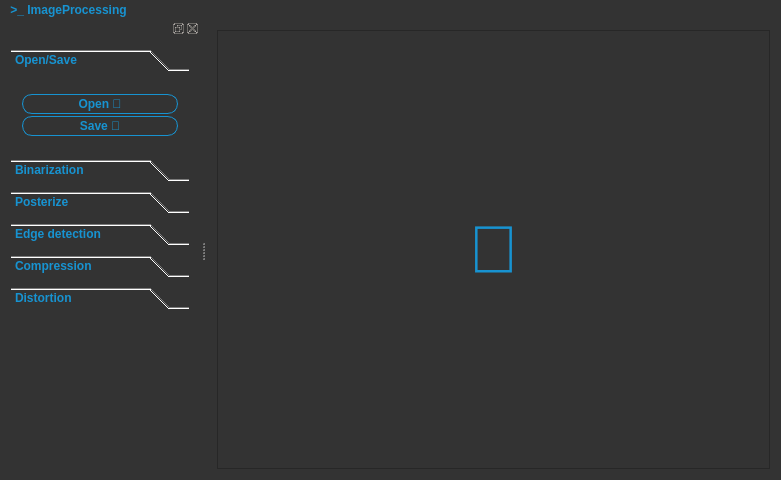
<?xml version="1.0" encoding="UTF-8"?>
<ui version="4.0">
 <class>MainWindow</class>
 <widget class="QMainWindow" name="MainWindow">
  <property name="geometry">
   <rect>
    <x>0</x>
    <y>0</y>
    <width>781</width>
    <height>480</height>
   </rect>
  </property>
  <property name="minimumSize">
   <size>
    <width>640</width>
    <height>480</height>
   </size>
  </property>
  <property name="font">
   <font>
    <pointsize>50</pointsize>
    <weight>50</weight>
    <italic>false</italic>
    <bold>false</bold>
   </font>
  </property>
  <property name="windowTitle">
   <string>&gt;_ImageProcessing</string>
  </property>
  <property name="autoFillBackground">
   <bool>false</bool>
  </property>
  <property name="styleSheet">
   <string notr="true">#MainWindow {
	background:#333333;
}

QWidget { 
	color : #1793D1;
	background:#333333;
	font: &quot;Terminus (TTF)&quot;;
 }

QPushButton {
	border : 1px solid #1793D1;
	border-radius: 10px;
	padding: 2px;
}

QPushButton:hover {
	background:#1793D1;
	color: white;
}

QMenuBar {
	font: 75 14pt &quot;Terminus (TTF)&quot;;
	color : #1793D1;
	background: #333333;
    font-weight:bold;
}

</string>
  </property>
  <property name="unifiedTitleAndToolBarOnMac">
   <bool>false</bool>
  </property>
  <widget class="QWidget" name="centralWidget">
   <property name="styleSheet">
    <string notr="true">#centralWidget{
background:#333333;
}</string>
   </property>
   <layout class="QVBoxLayout" name="verticalLayout_7">
    <item>
     <widget class="QFrame" name="frame">
      <property name="toolTipDuration">
       <number>-1</number>
      </property>
      <property name="styleSheet">
       <string notr="true">#frame {
background:#333333;
}</string>
      </property>
      <property name="frameShape">
       <enum>QFrame::StyledPanel</enum>
      </property>
      <property name="frameShadow">
       <enum>QFrame::Raised</enum>
      </property>
      <property name="lineWidth">
       <number>0</number>
      </property>
      <layout class="QGridLayout" name="gridLayout">
       <property name="leftMargin">
        <number>10</number>
       </property>
       <property name="topMargin">
        <number>10</number>
       </property>
       <property name="rightMargin">
        <number>10</number>
       </property>
       <property name="bottomMargin">
        <number>10</number>
       </property>
       <property name="spacing">
        <number>0</number>
       </property>
       <item row="0" column="1">
        <widget class="displayLabel" name="displayImageLabel">
         <property name="sizePolicy">
          <sizepolicy hsizetype="MinimumExpanding" vsizetype="MinimumExpanding">
           <horstretch>0</horstretch>
           <verstretch>0</verstretch>
          </sizepolicy>
         </property>
         <property name="minimumSize">
          <size>
           <width>10</width>
           <height>10</height>
          </size>
         </property>
         <property name="font">
          <font>
           <pointsize>50</pointsize>
           <weight>50</weight>
           <italic>false</italic>
           <bold>false</bold>
          </font>
         </property>
         <property name="toolTipDuration">
          <number>-1</number>
         </property>
         <property name="layoutDirection">
          <enum>Qt::LeftToRight</enum>
         </property>
         <property name="styleSheet">
          <string notr="true">#displayImageLabel{
	background:#333333;	
	color : #1793D1;
}</string>
         </property>
         <property name="lineWidth">
          <number>0</number>
         </property>
         <property name="text">
          <string></string>
         </property>
         <property name="alignment">
          <set>Qt::AlignCenter</set>
         </property>
         <property name="indent">
          <number>0</number>
         </property>
        </widget>
       </item>
      </layout>
     </widget>
    </item>
   </layout>
  </widget>
  <widget class="QDockWidget" name="dockWidget">
   <property name="minimumSize">
    <size>
     <width>200</width>
     <height>432</height>
    </size>
   </property>
   <property name="autoFillBackground">
    <bool>false</bool>
   </property>
   <property name="styleSheet">
    <string notr="true"/>
   </property>
   <attribute name="dockWidgetArea">
    <number>1</number>
   </attribute>
   <widget class="QWidget" name="dockWidgetContents">
    <property name="styleSheet">
     <string notr="true">#dockWidgetContents {
background:#333333;
}</string>
    </property>
    <layout class="QFormLayout" name="formLayout">
     <item row="0" column="0" colspan="2">
      <widget class="QToolBox" name="toolBox">
       <property name="styleSheet">
        <string notr="true">
#toolBox {
	background: #333333;
}

QWidget { 
	color : #1793D1;
	background:#333333;
	font: 75 14pt &quot;Terminus (TTF)&quot;;
    font-weight:bold;
 }


QSlider::handle:horizontal {
	background: #1793D1;
	border-radius: 6px;
}


QPushButton {
	border : 1px solid #1793D1;
	border-radius: 10px;
	padding: 2px;
}

QPushButton:hover {
	background:#1793D1;
	color: white;
}
</string>
       </property>
       <property name="currentIndex">
        <number>0</number>
       </property>
       <property name="tabSpacing">
        <number>10</number>
       </property>
       <widget class="QWidget" name="open_save">
        <property name="geometry">
         <rect>
          <x>0</x>
          <y>0</y>
          <width>182</width>
          <height>102</height>
         </rect>
        </property>
        <property name="styleSheet">
         <string notr="true"/>
        </property>
        <attribute name="label">
         <string>Open/Save</string>
        </attribute>
        <layout class="QVBoxLayout" name="verticalLayout_2">
         <property name="spacing">
          <number>0</number>
         </property>
         <property name="sizeConstraint">
          <enum>QLayout::SetDefaultConstraint</enum>
         </property>
         <item>
          <widget class="QPushButton" name="openImageButton">
           <property name="autoFillBackground">
            <bool>false</bool>
           </property>
           <property name="styleSheet">
            <string notr="true"/>
           </property>
           <property name="text">
            <string>Open </string>
           </property>
          </widget>
         </item>
         <item>
          <widget class="QPushButton" name="saveImageButton">
           <property name="styleSheet">
            <string notr="true"/>
           </property>
           <property name="text">
            <string>Save </string>
           </property>
          </widget>
         </item>
        </layout>
       </widget>
       <widget class="QWidget" name="binarization">
        <property name="geometry">
         <rect>
          <x>0</x>
          <y>0</y>
          <width>182</width>
          <height>102</height>
         </rect>
        </property>
        <property name="styleSheet">
         <string notr="true"/>
        </property>
        <attribute name="label">
         <string>Binarization</string>
        </attribute>
        <layout class="QVBoxLayout" name="verticalLayout_3">
         <item>
          <widget class="QPushButton" name="binarizeKmeansButton">
           <property name="text">
            <string>kmeans</string>
           </property>
          </widget>
         </item>
         <item>
          <widget class="QPushButton" name="binarizeFcmButton">
           <property name="text">
            <string>fuzzy c-means</string>
           </property>
          </widget>
         </item>
        </layout>
       </widget>
       <widget class="QWidget" name="poster">
        <property name="geometry">
         <rect>
          <x>0</x>
          <y>0</y>
          <width>182</width>
          <height>102</height>
         </rect>
        </property>
        <property name="styleSheet">
         <string notr="true"/>
        </property>
        <attribute name="label">
         <string>Posterize</string>
        </attribute>
        <layout class="QGridLayout" name="gridLayout_2">
         <item row="1" column="0">
          <widget class="QPushButton" name="posterizeButton">
           <property name="text">
            <string>Posterize</string>
           </property>
          </widget>
         </item>
         <item row="0" column="0">
          <widget class="QSpinBox" name="posterSpinBox">
           <property name="minimum">
            <number>2</number>
           </property>
          </widget>
         </item>
        </layout>
       </widget>
       <widget class="QWidget" name="edge_detection">
        <property name="geometry">
         <rect>
          <x>0</x>
          <y>0</y>
          <width>182</width>
          <height>120</height>
         </rect>
        </property>
        <property name="styleSheet">
         <string notr="true"/>
        </property>
        <attribute name="label">
         <string>Edge detection</string>
        </attribute>
        <layout class="QVBoxLayout" name="verticalLayout_4">
         <item>
          <widget class="QSlider" name="cannySlider">
           <property name="styleSheet">
            <string notr="true"/>
           </property>
           <property name="maximum">
            <number>50</number>
           </property>
           <property name="orientation">
            <enum>Qt::Horizontal</enum>
           </property>
          </widget>
         </item>
         <item>
          <widget class="QPushButton" name="cannyButton">
           <property name="text">
            <string>Canny</string>
           </property>
          </widget>
         </item>
         <item>
          <widget class="QSlider" name="fuzzySlider">
           <property name="orientation">
            <enum>Qt::Horizontal</enum>
           </property>
          </widget>
         </item>
         <item>
          <widget class="QPushButton" name="fuzzyButton">
           <property name="text">
            <string>Fuzzy</string>
           </property>
          </widget>
         </item>
        </layout>
       </widget>
       <widget class="QWidget" name="compression">
        <property name="geometry">
         <rect>
          <x>0</x>
          <y>0</y>
          <width>182</width>
          <height>102</height>
         </rect>
        </property>
        <property name="styleSheet">
         <string notr="true"/>
        </property>
        <attribute name="label">
         <string>Compression</string>
        </attribute>
        <layout class="QVBoxLayout" name="verticalLayout_5">
         <item>
          <widget class="QSpinBox" name="pcaSpinBox">
           <property name="minimum">
            <number>2</number>
           </property>
          </widget>
         </item>
         <item>
          <widget class="QPushButton" name="pcaButton">
           <property name="text">
            <string>PCA</string>
           </property>
          </widget>
         </item>
        </layout>
       </widget>
       <widget class="QWidget" name="distortion">
        <property name="geometry">
         <rect>
          <x>0</x>
          <y>0</y>
          <width>182</width>
          <height>102</height>
         </rect>
        </property>
        <property name="styleSheet">
         <string notr="true"/>
        </property>
        <attribute name="label">
         <string>Distortion</string>
        </attribute>
        <layout class="QVBoxLayout" name="verticalLayout_6">
         <item>
          <widget class="QPushButton" name="distortionButton">
           <property name="text">
            <string>start</string>
           </property>
          </widget>
         </item>
         <item>
          <spacer name="verticalSpacer_2">
           <property name="orientation">
            <enum>Qt::Vertical</enum>
           </property>
           <property name="sizeHint" stdset="0">
            <size>
             <width>20</width>
             <height>40</height>
            </size>
           </property>
          </spacer>
         </item>
        </layout>
       </widget>
      </widget>
     </item>
     <item row="1" column="1">
      <spacer name="verticalSpacer">
       <property name="orientation">
        <enum>Qt::Vertical</enum>
       </property>
       <property name="sizeHint" stdset="0">
        <size>
         <width>20</width>
         <height>40</height>
        </size>
       </property>
      </spacer>
     </item>
    </layout>
   </widget>
  </widget>
  <widget class="QMenuBar" name="menuBar">
   <property name="geometry">
    <rect>
     <x>0</x>
     <y>0</y>
     <width>781</width>
     <height>32</height>
    </rect>
   </property>
   <property name="styleSheet">
    <string notr="true">QMenuBar::item { 
	color : #1793D1;
	background:#333333;
	font:  &quot;Terminus (TTF)&quot;;
 }</string>
   </property>
   <widget class="QMenu" name="menu_ImageProcessing">
    <property name="title">
     <string>&gt;_ ImageProcessing</string>
    </property>
   </widget>
   <addaction name="menu_ImageProcessing"/>
  </widget>
 </widget>
 <layoutdefault spacing="6" margin="11"/>
 <customwidgets>
  <customwidget>
   <class>displayLabel</class>
   <extends>QLabel</extends>
   <header location="global">displaylabel.h</header>
  </customwidget>
 </customwidgets>
 <resources/>
 <connections/>
</ui>
